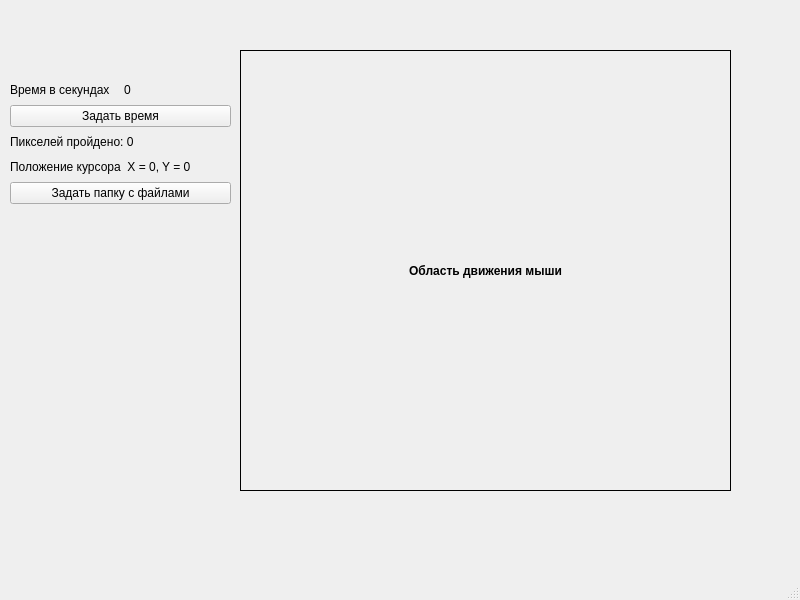
<?xml version="1.0" encoding="UTF-8"?>
<ui version="4.0">
 <class>MainWindow</class>
 <widget class="QMainWindow" name="MainWindow">
  <property name="geometry">
   <rect>
    <x>0</x>
    <y>0</y>
    <width>800</width>
    <height>600</height>
   </rect>
  </property>
  <property name="windowTitle">
   <string>MainWindow</string>
  </property>
  <widget class="QWidget" name="centralwidget">
   <widget class="MouseControl" name="mouseAreaLabel">
    <property name="geometry">
     <rect>
      <x>240</x>
      <y>50</y>
      <width>491</width>
      <height>441</height>
     </rect>
    </property>
    <property name="font">
     <font>
      <italic>false</italic>
      <bold>true</bold>
      <underline>false</underline>
     </font>
    </property>
    <property name="mouseTracking">
     <bool>true</bool>
    </property>
    <property name="frameShape">
     <enum>QFrame::Box</enum>
    </property>
    <property name="text">
     <string>Область движения мыши</string>
    </property>
    <property name="textFormat">
     <enum>Qt::AutoText</enum>
    </property>
    <property name="scaledContents">
     <bool>false</bool>
    </property>
    <property name="alignment">
     <set>Qt::AlignCenter</set>
    </property>
   </widget>
   <widget class="QWidget" name="verticalLayoutWidget">
    <property name="geometry">
     <rect>
      <x>10</x>
      <y>80</y>
      <width>221</width>
      <height>124</height>
     </rect>
    </property>
    <layout class="QVBoxLayout" name="verticalLayout">
     <item>
      <layout class="QHBoxLayout" name="horizontalLayout">
       <item>
        <widget class="QLabel" name="labelTimeName">
         <property name="text">
          <string>Время в секундах</string>
         </property>
        </widget>
       </item>
       <item>
        <widget class="QLabel" name="labelTime">
         <property name="text">
          <string>0</string>
         </property>
        </widget>
       </item>
      </layout>
     </item>
     <item>
      <widget class="QPushButton" name="pushButton">
       <property name="text">
        <string>Задать время</string>
       </property>
      </widget>
     </item>
     <item>
      <widget class="QLabel" name="labelPixels">
       <property name="text">
        <string>Пикселей пройдено: 0</string>
       </property>
      </widget>
     </item>
     <item>
      <widget class="QLabel" name="labelPosition">
       <property name="text">
        <string>Положение курсора  X = 0, Y = 0</string>
       </property>
      </widget>
     </item>
     <item>
      <widget class="QPushButton" name="pushButtonSaveDir">
       <property name="text">
        <string>Задать папку с файлами</string>
       </property>
      </widget>
     </item>
    </layout>
   </widget>
  </widget>
  <widget class="QMenuBar" name="menubar">
   <property name="geometry">
    <rect>
     <x>0</x>
     <y>0</y>
     <width>800</width>
     <height>21</height>
    </rect>
   </property>
  </widget>
  <widget class="QStatusBar" name="statusbar"/>
 </widget>
 <customwidgets>
  <customwidget>
   <class>MouseControl</class>
   <extends>QLabel</extends>
   <header>mousecontrol.h</header>
  </customwidget>
 </customwidgets>
 <resources/>
 <connections/>
</ui>
